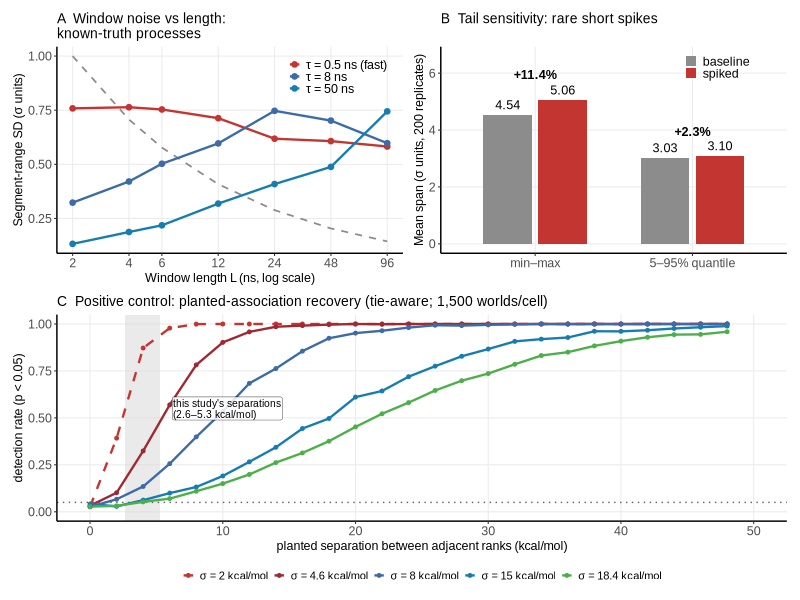

The R source for this figure:
#!/usr/bin/env Rscript
# 52_fig_c7_benchmark.R — Figure S13: synthetic benchmark of window-noise diagnostics
#
# Purpose:  SI Figure S13 — synthetic C7 benchmark of window-noise scaling and span-estimator
#           tail sensitivity (reads the archived benchmark CSVs).
# Created:  2026-10-10 (header standardised 2026-10-11)
# Inputs:   data/analysis/r6/c7_toy_benchmark.csv ; data/analysis/r6/c7_estimator_stats.csv
# Outputs:  figures/pdf/Fig_SI_ToyBenchmark.pdf
# Depends:  ggplot2, patchwork
# Run:      Rscript code/52_fig_c7_benchmark.R   (from the repository root)
suppressMessages({library(ggplot2); library(patchwork)})

d <- read.csv("data/analysis/r6/c7_toy_benchmark.csv")
st <- read.csv("data/analysis/r6/c7_estimator_stats.csv")

d$process <- factor(d$process,
  levels = c("fast_tau0.5ns", "medium_tau8ns", "slow_tau50ns", "naive_L^-1/2_ref"),
  labels = c("\u03c4 = 0.5 ns (fast)", "\u03c4 = 8 ns", "\u03c4 = 50 ns",
             "naive L\u207b\u00b9\u2044\u00b2 reference"))
cols <- c("0.5" = "#C23531", "8" = "#3D6BA8", "50" = "#177CB0", "ref" = "grey55")

pA <- ggplot(d, aes(L_ns, window_sd_mean)) +
  geom_line(data = subset(d, grepl("naive", process)),
            aes(group = process), linetype = "dashed", color = "grey55", linewidth = 0.6) +
  geom_line(data = subset(d, !grepl("naive", process)),
            aes(color = process), linewidth = 0.8) +
  geom_point(data = subset(d, !grepl("naive", process)),
             aes(color = process), size = 1.6) +
  scale_x_log10(breaks = c(2, 4, 6, 12, 24, 48, 96)) +
  scale_color_manual(values = setNames(c("#C23531", "#3D6BA8", "#177CB0"),
                                       c("\u03c4 = 0.5 ns (fast)", "\u03c4 = 8 ns", "\u03c4 = 50 ns")), name = NULL) +
  labs(x = "Window length L (ns, log scale)", y = "Segment-range SD (\u03c3 units)",
       title = "A  Window noise vs length:\nknown-truth processes") +
  theme_bw(base_size = 8, base_family = "Arial") +
  theme(panel.grid.minor = element_blank(),
        legend.position = c(0.97, 0.97), legend.justification = c(1, 1),
        legend.background = element_blank(),
        legend.key = element_rect(fill = "transparent"),
        legend.key.size = unit(0.3, "cm"), legend.text = element_text(size = 9),
        axis.text = element_text(size = 9), axis.title = element_text(size = 9),
        plot.title = element_text(size = 10),
        panel.border = element_blank(),
        axis.line = element_line(color = "black", linewidth = 0.5))

b <- data.frame(
  est = rep(c("min\u2013max", "5\u201395% quantile"), each = 2),
  kind = rep(c("baseline", "spiked"), 2),
  mean = c(st$mean_base[st$estimator == "minmax_span"], st$mean_spiked[st$estimator == "minmax_span"],
           st$mean_base[st$estimator == "q90_span"], st$mean_spiked[st$estimator == "q90_span"]))
b$est <- factor(b$est, levels = c("min\u2013max", "5\u201395% quantile"))

pB <- ggplot(b, aes(est, mean, fill = kind)) +
  geom_col(position = position_dodge(width = 0.7), width = 0.62) +
  geom_text(aes(label = sprintf("%.2f", mean)), position = position_dodge(width = 0.7),
            vjust = -0.6, size = 3.2, family = "Arial") +
  annotate("text", x = 1, y = 5.95, label = "+11.4%", size = 3.2, family = "Arial", fontface = "bold") +
  annotate("text", x = 2, y = 3.95, label = "+2.3%", size = 3.2, family = "Arial", fontface = "bold") +
  scale_fill_manual(values = c("baseline" = "grey55", "spiked" = "#C23531"), name = NULL) +
  coord_cartesian(ylim = c(0, 6.6)) +
  labs(x = NULL, y = "Mean span (\u03c3 units, 200 replicates)",
       title = "B  Tail sensitivity: rare short spikes") +
  theme_bw(base_size = 8, base_family = "Arial") +
  theme(panel.grid.minor = element_blank(), legend.position = c(0.80, 0.90),
        legend.key.size = unit(0.3, "cm"), legend.text = element_text(size = 9),
        legend.background = element_blank(),
        legend.key = element_rect(fill = "transparent"),
        axis.text = element_text(size = 9), axis.title = element_text(size = 9),
        plot.title = element_text(size = 10),
        panel.border = element_blank(),
        axis.line = element_line(color = "black", linewidth = 0.5))

## ---- Panel C: positive control (planted-association recovery, tie-aware) ----
c7g <- read.csv("data/analysis/r6/c7g_positive_control.csv")
sig_levels <- c(2, 4.6, 8, 15, 18.4)
c7g$sigma_lab <- factor(sprintf("\u03c3 = %g kcal/mol", c7g$sigma_kcal),
                        levels = sprintf("\u03c3 = %g kcal/mol", sig_levels))
sig_cols <- setNames(c("#C23531", "#9D2933", "#3D6BA8", "#177CB0", "#4DAF4A"),
                     sprintf("\u03c3 = %g kcal/mol", sig_levels))
sig_ltys <- setNames(c("dashed", "solid", "solid", "solid", "solid"),
                     sprintf("\u03c3 = %g kcal/mol", sig_levels))
pC <- ggplot(c7g, aes(delta_kcal, detect_rate, color = sigma_lab, linetype = sigma_lab)) +
  annotate("rect", xmin = 2.6, xmax = 5.3, ymin = -Inf, ymax = Inf,
           fill = "grey85", alpha = 0.55) +
  geom_hline(yintercept = 0.05, linetype = "dotted", color = "grey40", linewidth = 0.5) +
  geom_line(linewidth = 0.8) +
  geom_point(size = 1.0) +
  scale_color_manual(values = sig_cols, name = NULL) +
  scale_linetype_manual(values = sig_ltys, name = NULL) +
  guides(color = guide_legend(nrow = 1), linetype = guide_legend(nrow = 1)) +
  coord_cartesian(ylim = c(0, 1), xlim = c(0, 50)) +
  annotate("label", x = 6.2, y = 0.55, label = "this study's separations\n(2.6\u20135.3 kcal/mol)",
           size = 2.6, family = "Arial", lineheight = 0.9, hjust = 0, label.size = 0.12,
           label.padding = unit(0.08, "lines"), fill = "white", alpha = 0.85) +
  labs(x = "planted separation between adjacent ranks (kcal/mol)",
       y = "detection rate (p < 0.05)",
       title = "C  Positive control: planted-association recovery (tie-aware; 1,500 worlds/cell)") +
  theme_bw(base_size = 8, base_family = "Arial") +
  theme(panel.grid.minor = element_blank(),
        legend.position = "bottom", legend.direction = "horizontal",
        legend.key.size = unit(0.3, "cm"), legend.text = element_text(size = 8),
        legend.background = element_blank(),
        legend.key = element_rect(fill = "transparent"),
        axis.text = element_text(size = 9), axis.title = element_text(size = 9),
        plot.title = element_text(size = 10),
        panel.border = element_blank(),
        axis.line = element_line(color = "black", linewidth = 0.5))

p <- (pA | pB) / pC
cairo_pdf("figures/pdf/Fig_SI_ToyBenchmark.pdf", width = 170/25.4, height = 124/25.4, pointsize = 8)
print(p)
invisible(dev.off())
cat("Saved: figures/pdf/Fig_SI_ToyBenchmark.pdf\n")
